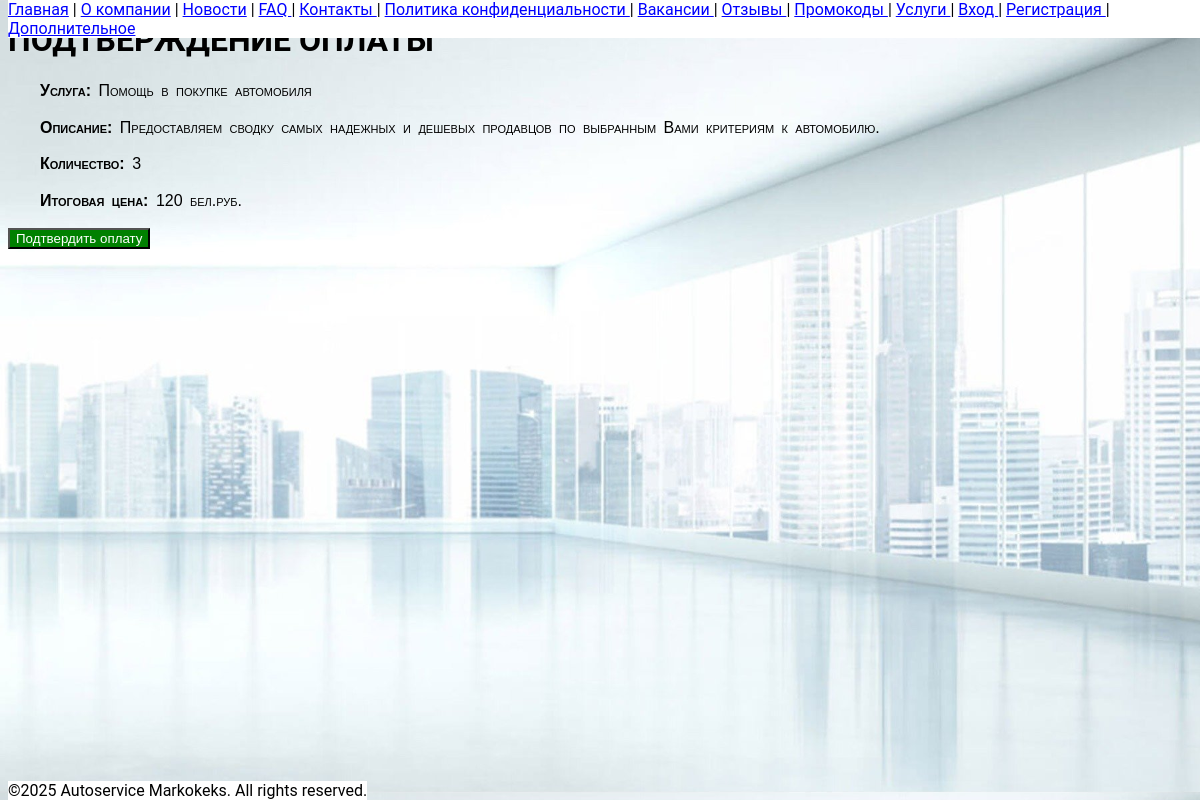
The page /pay_order/1/ on the database its author committed.
### orders/models.py (models this page shows)
class Order(models.Model):
    customer = models.ForeignKey(Customer, on_delete=models.CASCADE)
    service = models.ForeignKey(Service, on_delete=models.CASCADE)
    quantity = models.PositiveIntegerField(default=1)
    is_received = models.BooleanField(default=False)
    @property
    def total_cost(self):
        return self.quantity * self.service.cost

### services/models.py (models this page shows)
class Service(models.Model):
    name = models.CharField(max_length=200)
    description = models.TextField()
    cost = models.IntegerField()

### orders/views.py (the view)
# urls.py: path('pay_order/<int:order_id>/', pay_order, name='pay_order'),
def pay_order(request, order_id):
    order = Order.objects.get(id=order_id)
    return render(request, 'payment_confirmation.html', {'order': order})

### orders/templates/payment_confirmation.html (shortened to what this page needs)
{% extends "base.html" %}
{% block content %}
<h1>Подтверждение оплаты</h1>
<p><b>Услуга:</b> {{ order.service.name }}</p>
<p><b>Описание:</b> {{ order.service.description }}</p>
<p><b>Количество:</b> {{ order.quantity }}</p>
<p><b>Итоговая цена:</b> {{ order.total_cost }} бел.руб.</p>
<form method="POST" action="{% url 'confirm_payment' order.id %}">
    <button type="submit" style="background-color: green; color: white;">Подтвердить оплату</button>
</form>
{% endblock %}

### static/css/base.css (style rules this page uses)
body { font-family: 'Roboto', Arial, sans-serif; background-image: url("/static/crash.png"); background-size: 100%; background-position: top, center; background-repeat: repeat-y; overflow-x: hidden; }
p { font-family: 'Arial', sans-serif; text-indent: 2em; line-height: 1.3; font-variant: small-caps; word-spacing: 3px; letter-spacing: 0px; overflow-wrap: break-word; word-break: break-all; text-align: left; }
h1, h2, h3 { text-transform: uppercase; }
@media (min-width: 1025px) { body { background-color: #66cc66; } }
@media (min-height: 800px) { body { font-size: 18px; } }
@media (min-height: 600px) and (max-height: 800px) { body { font-size: 16px; } }
button { cursor: pointer; }

### rows shown on the page
Order: service.name "Помощь в покупке автомобиля", service.description "Предоставляем сводку самых надежных и дешевых продавцов по выбранным Вами критериям к автомобилю.", quantity "3", total_cost "120"
